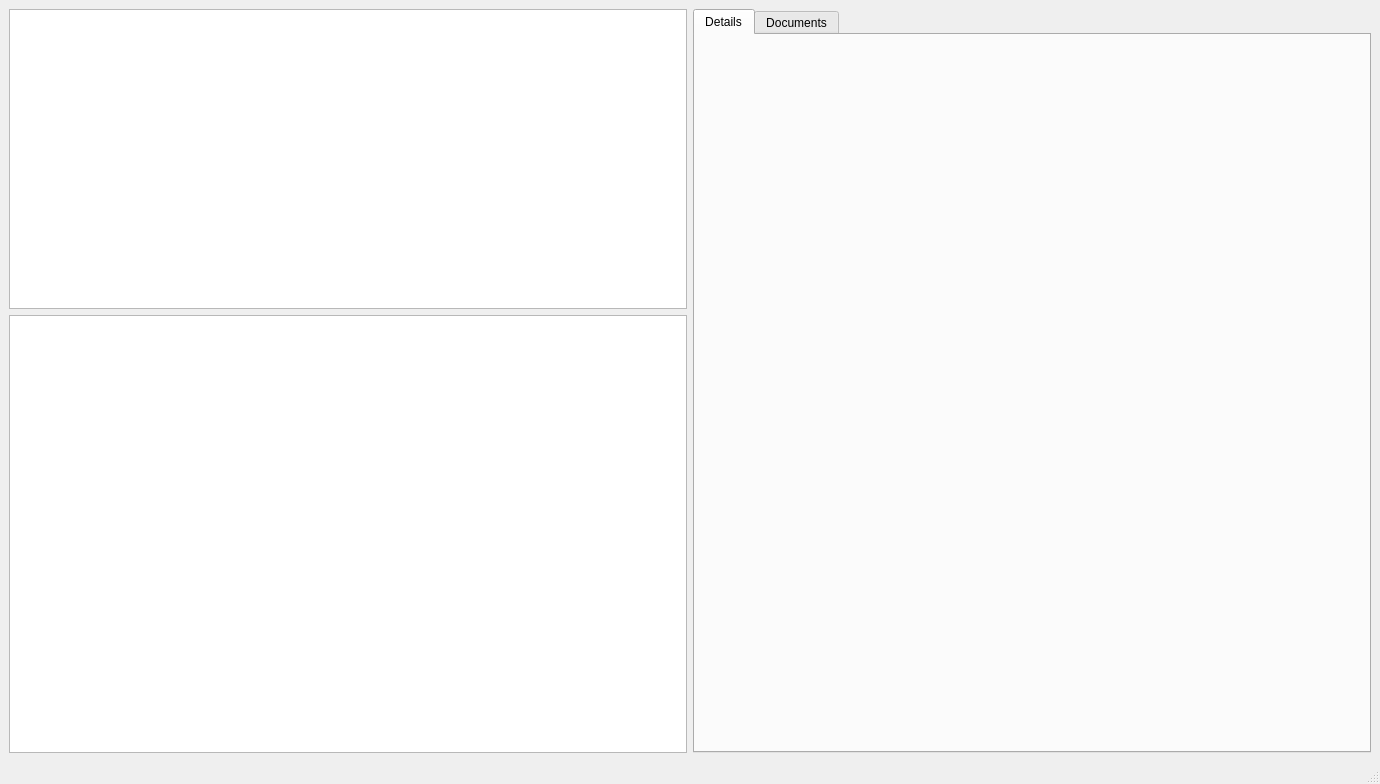
<?xml version="1.0" encoding="UTF-8"?>
<ui version="4.0">
 <class>MainWindow</class>
 <widget class="QMainWindow" name="MainWindow">
  <property name="geometry">
   <rect>
    <x>0</x>
    <y>0</y>
    <width>1380</width>
    <height>784</height>
   </rect>
  </property>
  <property name="windowTitle">
   <string>MainWindow</string>
  </property>
  <widget class="QWidget" name="centralwidget">
   <layout class="QHBoxLayout" name="horizontalLayout">
    <item>
     <widget class="QGroupBox" name="list_groupbox">
      <property name="styleSheet">
       <string notr="true">QGroupBox { border: none; }</string>
      </property>
      <property name="title">
       <string>GroupBox</string>
      </property>
      <layout class="QVBoxLayout" name="verticalLayout">
       <property name="leftMargin">
        <number>0</number>
       </property>
       <property name="topMargin">
        <number>0</number>
       </property>
       <property name="rightMargin">
        <number>0</number>
       </property>
       <property name="bottomMargin">
        <number>0</number>
       </property>
       <item>
        <widget class="QListWidget" name="categories_list">
         <property name="maximumSize">
          <size>
           <width>16777215</width>
           <height>300</height>
          </size>
         </property>
         <property name="font">
          <font>
           <pointsize>10</pointsize>
          </font>
         </property>
        </widget>
       </item>
       <item>
        <widget class="QListWidget" name="item_list">
         <property name="font">
          <font>
           <pointsize>10</pointsize>
          </font>
         </property>
        </widget>
       </item>
      </layout>
     </widget>
    </item>
    <item>
     <widget class="QTabWidget" name="tabWidget">
      <property name="font">
       <font>
        <pointsize>9</pointsize>
       </font>
      </property>
      <property name="styleSheet">
       <string notr="true"/>
      </property>
      <property name="currentIndex">
       <number>0</number>
      </property>
      <widget class="QWidget" name="details_tab">
       <attribute name="title">
        <string>Details</string>
       </attribute>
      </widget>
      <widget class="QWidget" name="documents_tab">
       <attribute name="title">
        <string>Documents</string>
       </attribute>
      </widget>
     </widget>
    </item>
   </layout>
  </widget>
  <widget class="QMenuBar" name="menubar">
   <property name="geometry">
    <rect>
     <x>0</x>
     <y>0</y>
     <width>1380</width>
     <height>26</height>
    </rect>
   </property>
  </widget>
  <widget class="QStatusBar" name="statusbar"/>
 </widget>
 <resources/>
 <connections/>
</ui>
